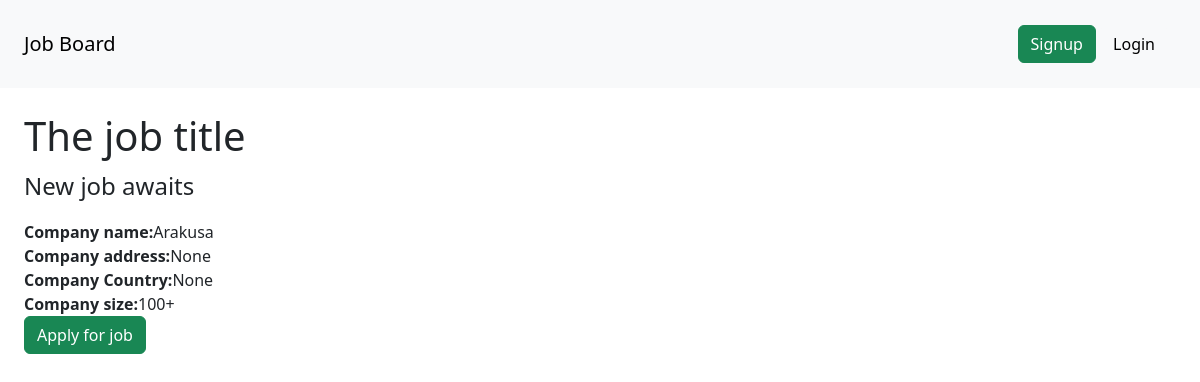
The page /jobs/4/ on the database its author committed.
### job/models.py (models this page shows, shortened)
class Job(models.Model):
  SIZE_1_9 = 'size_1-9'
  SIZE_10_49 = 'size_10-49'
  SIZE_50_99 = 'size_50-99'
  SIZE_100 = 'size_100'
  CHOICES_SIZE = (
    (SIZE_1_9, '1-9'),
    (SIZE_10_49, '10-49'),
    (SIZE_50_99, '50-99'),
    (SIZE_100, '100+'),
  )
  title = models.CharField(max_length=255)
  short_description = models.TextField()
  long_description = models.TextField(blank=True, null=True)
  company_name = models.CharField(max_length=255)
  company_address = models.CharField(max_length=255, blank=True, null=True)
  company_zipcode = models.CharField(max_length=255, blank=True, null=True)
  company_place = models.CharField(max_length=255, blank=True, null=True)
  company_country = models.CharField(max_length=255, blank=True, null=True)
  company_size = models.CharField(max_length=20, choices=CHOICES_SIZE, default=SIZE_1_9)
  created_by = models.ForeignKey(User, on_delete=models.CASCADE, related_name='jobs')
  created_at = models.DateTimeField(auto_now_add=True)
  changed_at = models.DateTimeField(auto_now=True)

### job/views.py (the view)
# urls.py: path('<int:job_id>/', job_detail, name="job_detail"),
def job_detail(request, job_id):
  job = Job.objects.get(pk=job_id)
  return render(request, 'job/job_detail.html', {
    'job': job
  })

### notification/context_processors.py (called while the page is built)
def notifications(request):
  if request.user.is_authenticated:
    return {'notifications': request.user.notifications.filter(is_read=False)}
  else:
    return {'notifications': []}

### job/templates/job/job_detail.html (shortened to what this page needs)
{%extends 'core/base.html'%}
{%block content%}
  <h1 class="title">{{job.title}}</h1>
  <p class="fs-4">{{job.short_description}}</p>
      <b>Company name:</b>{{job.company_name}}<br>
      <b>Company address:</b>{{job.company_address}}<br>
      <b>Company Country:</b>{{job.company_country}}<br>
      <b>Company size:</b>{{job.get_company_size_display}}<br>
  <a href="{%url 'apply_for_job' job.id%}" class="btn btn-success">Apply for job</a>
{%endblock%}

### rows shown on the page
Job: title "The job title", short_description "New job awaits", company_name "Arakusa", company_address "None", company_country "None", company_size "100+"
